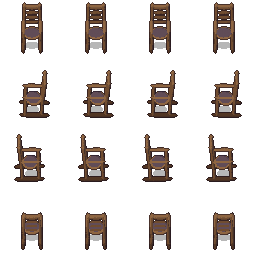
#> input picture assets/characters/vask_chair/idle.png, 256 x 256 px
$ python make_vask_chair.py
#> lines starting #> are read from the running program, lines starting #| are printed output that depends on the picture
"""Cuts Elder Vask's empty rocking chair out of its creature sheet as a prop.

blender_act1.build_vask_chair renders the chair he rocks in with nobody in it,
through the creature pipeline, so it is the same chair at the same scale and
with the same outline as the one in assets/characters/vask/. His own dream
stands him on his feet in front of it (scene 19), and a chair that never moves
is a prop: the facing frame, a contact shadow drawn the way make_props.ps1
draws one, and sat on the floor -- a prop is placed by the bottom edge of its
picture.

    .\\tools\\make_creatures.ps1 -Only vask_chair
    python tools/make_vask_chair.py
    .\\tools\\make_manifest.ps1
"""
import os

from PIL import Image

ROOT = os.path.dirname(os.path.dirname(os.path.abspath(__file__)))
SHEET = os.path.join(ROOT, "assets", "characters", "vask_chair", "idle.png")
OUT = os.path.join(ROOT, "assets", "props", "vask_chair_empty.png")
FRAME = 64          # blender_act1.CREATURES["vask_chair"]


def contact_shadow(im, depth=3, alpha=92):
    """make_props.ps1's Add-ContactShadow: under each column's lowest solid
    pixel, fading over a few rows, a little to the lower right."""
    px = im.load()
    w, h = im.size
    solid = [[px[x, y][3] >= 250 for y in range(h)] for x in range(w)]
    for x in range(w):
        base = next((y for y in range(h - 1, -1, -1) if solid[x][y]), -1)
        if base < 0:
            continue
        for d in range(1, depth + 1):
            sy, sx = base + d, x + d // 2
            if sy >= h or sx >= w or solid[sx][sy]:
                continue
            fade = int(alpha * (1.0 - (d - 1) / depth))
            if px[sx, sy][3] >= fade:
                continue
            px[sx, sy] = (30, 36, 44, fade)


def main():
    sheet = Image.open(SHEET).convert("RGBA")
#> sheet is the input picture: PIL image 256x256 RGBA; mean R, G, B, A 16.8, 11.8, 9.3, 47.7
    # Row 0 is the chair facing down the screen, as he faces the street.
    frame = sheet.crop((0, 0, FRAME, FRAME))
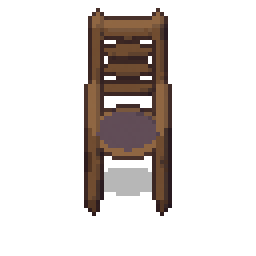
#> frame: PIL image 64x64 RGBA (shown 4 times larger); mean R, G, B, A 19, 13.4, 10.6, 53.6; transparent parts drawn white
    # Room under it for the shadow, then trimmed to what is drawn.
    room = Image.new("RGBA", (FRAME + 4, FRAME + 4), (0, 0, 0, 0))
#> room: PIL image 68x68 RGBA; every value is 0
    room.paste(frame, (0, 0))
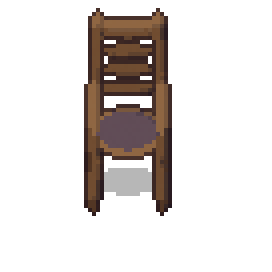
#> room: PIL image 68x68 RGBA (shown 4 times larger); mean R, G, B, A 16.8, 11.9, 9.4, 47.5; transparent parts drawn white
    contact_shadow(room)
#> in contact_shadow, `solid = [[px[x, y][3] >= 250 for y in range(h)] for x in range(w)]`: solid = 68 items
#> the loop in contact_shadow, `for x in range(w):` made 68 passes
#> base on passes 1 to 12: -1, -1, -1, -1, -1, -1, -1, -1, -1, -1, -1, -1
    left, top, right, bottom = room.getbbox()
#> left = 21; top = 2; right = 44; bottom = 57
    # Even width, so its middle is a whole pixel when it is placed by its centre.
    if (right - left) % 2:
        right += 1
#> right = 45
    out = room.crop((left, top, right, bottom))
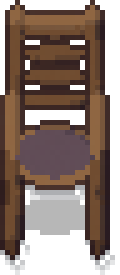
#> out: PIL image 24x55 RGBA (shown 5 times larger); mean R, G, B, A 60.1, 42.9, 34.7, 169; transparent parts drawn white
    out.save(OUT)
    print("%s %dx%d" % (os.path.relpath(OUT, ROOT), out.size[0], out.size[1]))
#| assets/props/vask_chair_empty.png 24x55


if __name__ == "__main__":
    main()
